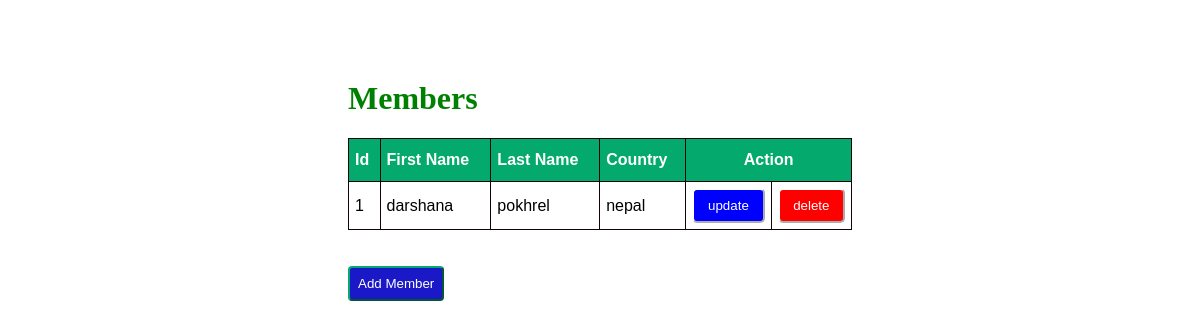
Before: / with the older database file.
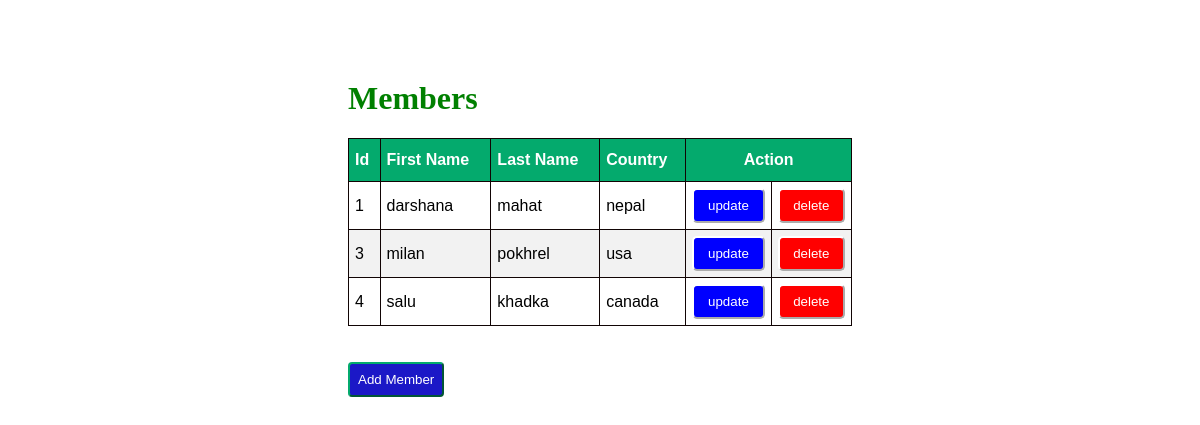
After: the same page with the newer database file.
### newapp/models.py (models this page shows)
class Member(models.Model):
    firstname = models.CharField(max_length=100)
    lastname = models.CharField(max_length=100)
    country = models.CharField(max_length=100)

### newapp/views.py (the view)
# urls.py: path("", views.index, name="index"),
def index(request):
    mem = Member.objects.all()
    return render(request, "index.html", {"mem": mem})

### newapp/templates/index.html (shortened to what this page needs)
<!DOCTYPE html>
<html lang="en">
<head>
</head>
{% load static %}
<link rel="stylesheet" href="{% static 'style.css' %}">
<body>
    <div class="container">
        <h1>Members</h1>
        <table id="customers" border="1">
            <thead>
                <th>Id</th>
                <th>First Name</th>
                <th>Last Name</th>
                <th>Country</th>
                <th colspan="2" id="mid">Action</th>
            </thead>
            {% for x in mem %}
            <tr>
                <td>{{x.id}}</td>
                <td>{{x.firstname}}</td>
                <td>{{x.lastname}}</td>
                <td>{{x.country}}</td>
                <td>
                    <a href="update/{{x.id}}"><button id="up">update</button></a>
                </td>
                <td>
                    <a href="delete/{{x.id}}"><button id="del">delete</button></a>
                </td>
            </tr>
            {% endfor %}
        </table>
        <br><br>
        <a href="{% url 'add' %}"><button id="new3">Add Member</button></a>
    </div>
</body>
</html>

### newapp/static/style.css (style rules this page uses)
.container { margin: 80px 240px 60px 240px; padding: 0px 100px 100px 100px; }
#customers { font-family: Arial, Helvetica, sans-serif; border-collapse: collapse; width: 100%; }
#customers td, #customers th { border: 1px solid rgb(17, 4, 4); padding: 6px; }
#customers tr:nth-child(even) { background-color: #f2f2f2; }
#customers th { padding-top: 12px; padding-bottom: 12px; text-align: left; background-color: #04AA6D; color: white; }
#customers #mid { text-align: center; }
#customers #up { background-color: blue; border-color: white; border-radius: 5px; padding: 8px; color: white; }
#customers #del { background-color: red; border-color: white; border-radius: 5px; padding: 8px; color: white; }
#customers button { width: 100%; }
h1 { color: green; }
.container #new3 { padding: 8px; background-color: rgb(27, 24, 199); color: white; border-radius: 4px; border-color: #04AA6D; }

Changed rows visible on the page:
changed Member "darshana": lastname "pokhrel" → "mahat"
added Member: id "3", firstname "milan", lastname "pokhrel", country "usa"
added Member: id "4", firstname "salu", lastname "khadka", country "canada"
